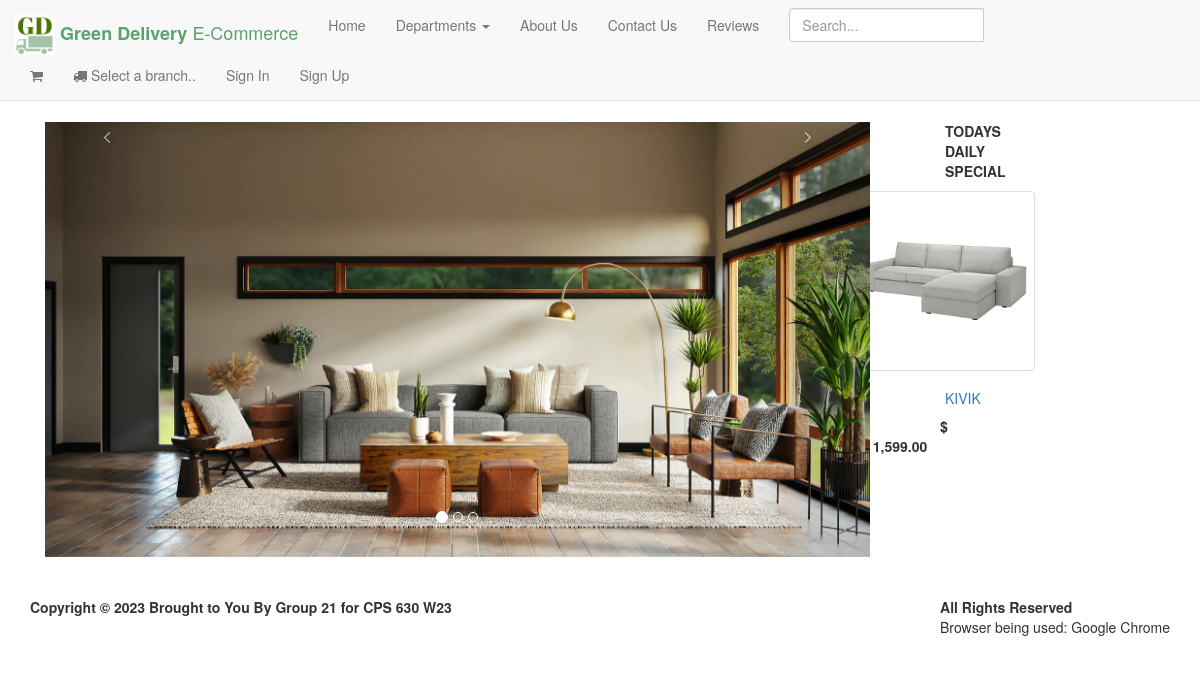
The page / on the database its author committed.
### tables this page shows
CREATE TABLE IF NOT EXISTS `items` (
  `id` int(11) AUTO_INCREMENT NOT NULL,
  `category_id` int(11) NOT NULL,
  `item_name` text NOT NULL,
  `keyword` varchar(200) NOT NULL,
  `dept_code` int(11) NOT NULL,
  `made_in` varchar(100) NOT NULL,
  `price` double NOT NULL,
  `description` text NOT NULL,
  `code` varchar(200) NOT NULL,
  `photo` varchar(200) NOT NULL,
  `counter` int(11) NOT NULL,
  PRIMARY KEY(id)
);

### index.php (the view, shortened to what this page needs)
<?php include 'includes/session.php'; ?>
<?php include 'includes/header.php'; ?>
<body class="hold-transition">
<div class="wrapper">
	<?php include './includes/navbar.php'; ?>
	  <div class="content-wrapper">
	    <div class="container">
	      <section class="content">
	        <div class="row">
			<div>
				<?php
						$conn = $pdo->open();
						try{
							$today = date('w');
							$inc = 1;
							$stmt = $conn->prepare("SELECT * FROM items WHERE id = ($today+1);");
							$stmt->execute(['catid' => $catid]);
							foreach ($stmt as $row) {
								$image = (!empty($row['photo'])) ? 'images/'.$row['photo'] : 'images/noimage.jpg';
								$inc = ($inc == 3) ? 1 : $inc + 1;
								echo "
								<div style='position: absolute; right: 0; left: 20%; up: 50%; margin-left: 50%; margin-top 20%; text-align: center;	'>
									<div class='col-sm-4' style=' text-align: center'>
									<p style='padding-left: 90px;'><b>TODAYS DAILY SPECIAL</b></p>
										<div class='box box-solid' id='".$row['item_name'].'_'.$row['id'].'_'.$row['price']."' style='left:30px'>
											<div draggable='true' class='box-body prod-body style=text-align: center'>
												<img src='".$image."' width='200%' height='200%' class='thumbnail'>
												<h5 style='padding-left: 90px;'><a href='product.php?item=".$row['code']."'>".$row['item_name']."</a></h5>
											</div>
											<div class='box-footer'>
												<b style='padding-left: 85px;'>&#36; ".number_format($row['price'], 2)."</b>
											</div>
										</div>
									</div>
									</div>
								";
							}
							if($inc == 2) echo "<div class='col-sm-4'></div></div>";
						}
						catch(PDOException $e){
							echo "A connection cannot be established: " . $e->getMessage();
						}
				?>
			</div>
	        	<div class="col-sm-9">
	        		<div id="carousel-example-generic" class="carousel slide" data-ride="carousel">
		                <ol class="carousel-indicators">
		                  <li data-target="#carousel-example-generic" data-slide-to="0" class="active"></li>
		                  <li data-target="#carousel-example-generic" data-slide-to="1" class=""></li>
		                  <li data-target="#carousel-example-generic" data-slide-to="2" class=""></li>
		                </ol>
		                <div class="carousel-inner">
		                  <div class="item active">
		                    <img src="images/banner1.png" alt="First slide">
		                  </div>
		                </div>
		                <a class="left carousel-control" href="#carousel-example-generic" data-slide="prev">
		                  <span class="fa fa-angle-left"></span>
		                </a>
		                <a class="right carousel-control" href="#carousel-example-generic" data-slide="next">
		                  <span class="fa fa-angle-right"></span>
		                </a>
		            </div>
	        	</div>
	        </div>
	    </div>
	  </div>
  	<?php include 'includes/footer.php'; ?>
</body>
</html>

### index.php (style rules this page uses)
img { max-height: 445px; }

### rows shown on the page
items: photo (picture), item_name "KIVIK", price "1,599.00"
